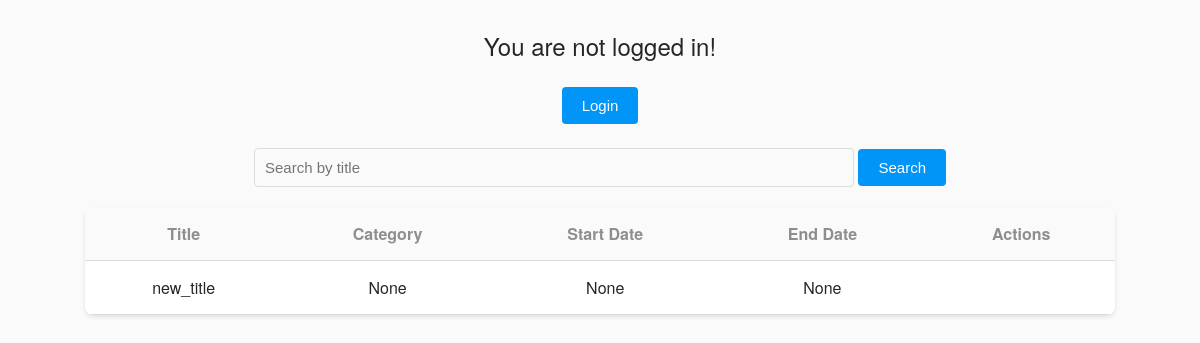
The app's page /, older data.
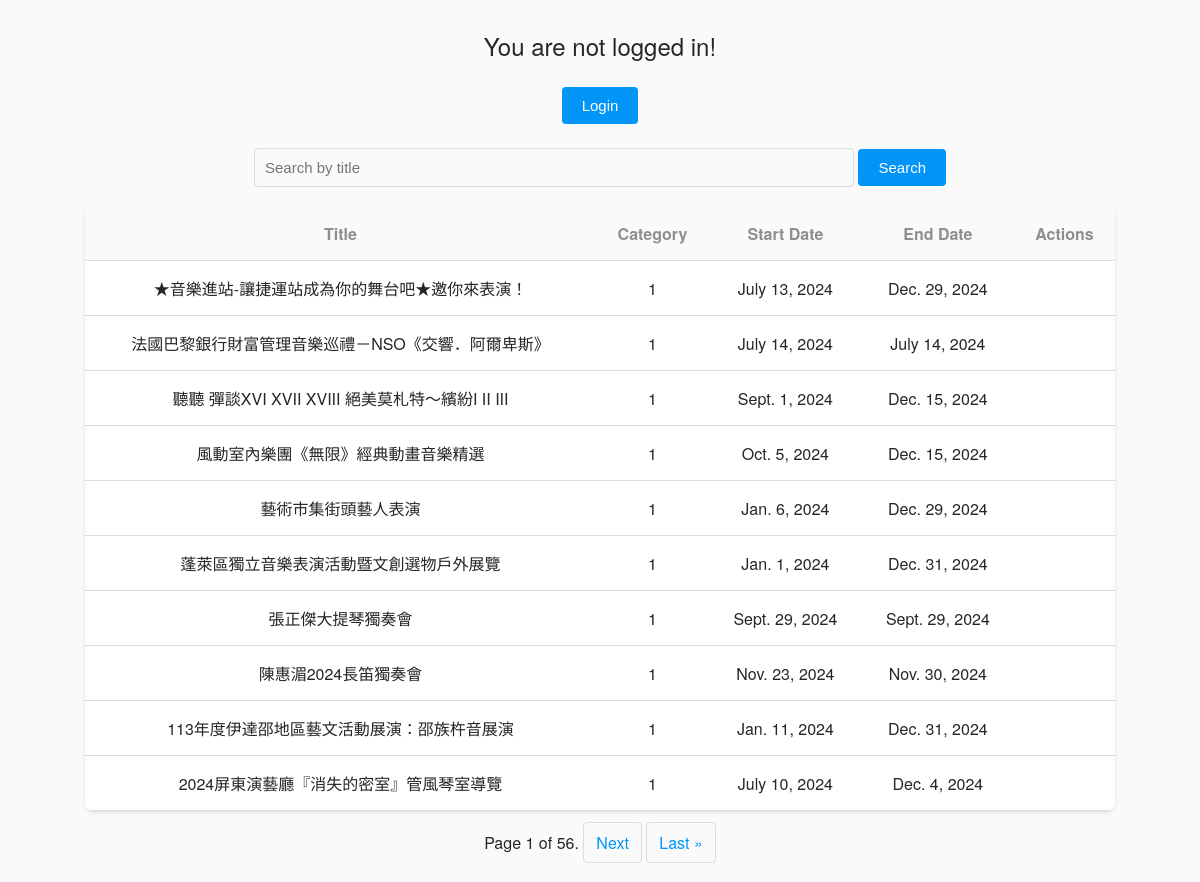
The same page, newer data.
### myapp/models.py (models this page shows)
class Event(models.Model):
    title = models.CharField(max_length=255)
    uid = models.CharField(max_length=24, unique=True, null=True)
    version = models.CharField(max_length=100, blank=True, null=True)
    category = models.CharField(max_length=100, blank=True, null=True)
    imageUrl = models.CharField(max_length=500, blank=True, null=True)
    webSales = models.CharField(max_length=255, blank=True, null=True)
    sourceWebPromote = models.CharField(max_length=255, blank=True, null=True)
    comment = models.TextField(blank=True, null=True)
    editModifyDate = models.DateTimeField(blank=True, null=True)
    sourceWebName = models.CharField(max_length=255, blank=True, null=True)
    startDate = models.DateField(blank=True, null=True)
    endDate = models.DateField(blank=True, null=True)
    hitRate = models.IntegerField(blank=True, null=True)

### myapp/views.py (the view)
# urls.py: 2. Add a URL to urlpatterns:  path('', views.home, name='home')
def home(request):
    events_list = Event.objects.all()
    paginator = Paginator(events_list, 10)  # Show 10 events per page
    page_number = request.GET.get('page')
    try:
        events = paginator.page(page_number)
    except PageNotAnInteger:
        events = paginator.page(1)
    except EmptyPage:
        events = paginator.page(paginator.num_pages)
    context = {
        'events': events,
        'user': request.user,
    }
    return render(request, 'home.html', context)

### templates/home.html (shortened to what this page needs)
{% block content %}
{% if user.is_authenticated %}
  <div class="welcome-message">
    Hello, {{ user.username }}!
  </div>
{% else %}
  <div class="welcome-message">
    <p>You are not logged in!</p>
    <form method="get" action="{% url 'login' %}">
      <button type="submit" class="login-button">Login</button>
    </form>
  </div>
{% endif %}
  <div class="search-form">
    <form method="get" action="/operation/">
      <input type="text" name="search" placeholder="Search by title" style="font-size: 15px;">
      <button type="submit" style="font-size: 15px;">Search</button>
    </form>
  </div>
  <div class="event-table-container">
    <table class="event-table">
      <thead>
        <tr>
          <th>Title</th>
          <th>Category</th>
          <th>Start Date</th>
          <th>End Date</th>
          <th>Actions</th>
        </tr>
      </thead>
      <tbody>
        {% for event in events %}
        <tr>
          <td>{{ event.title }}</td>
          <td>{{ event.category }}</td>
          <td>{{ event.startDate }}</td>
          <td>{{ event.endDate }}</td>
          <td>
          </td>
        </tr>
        {% endfor %}
      </tbody>
    </table>
  </div>
  {% if events.has_other_pages %}
    <div class="pagination">
      <span class="step-links">
        <span class="current">
          Page {{ events.number }} of {{ events.paginator.num_pages }}.
        </span>
        {% if events.has_next %}
          <a href="?page={{ events.next_page_number }}">Next</a>
          <a href="?page={{ events.paginator.num_pages }}">Last &raquo;</a>
        {% endif %}
      </span>
    </div>
  {% endif %}
{% endblock %}

### templates/home.html (style rules this page uses)
.welcome-message { margin-bottom: 20px; font-size: 24px; color: #262626; }
.search-form { margin-bottom: 20px; }
.search-form input[type="text"] { padding: 10px; width: 60%; max-width: 600px; border: 1px solid #dbdbdb; border-radius: 4px; background-color: #fafafa; }
.search-form button { padding: 10px 20px; border: none; background-color: #0095f6; color: #fff; border-radius: 4px; cursor: pointer; }
.event-table-container { display: block; text-align: center; margin: 0 auto; max-width: 90%; min-width: 600px; }
.event-table { width: 100%; margin-bottom: 20px; border-collapse: collapse; background-color: #fff; box-shadow: 0 2px 4px rgba(0, 0, 0, 0.1); border-radius: 8px; overflow: hidden; }
.event-table th, .event-table td { padding: 15px; text-align: center; border-bottom: 1px solid #dbdbdb; }
.event-table th { background-color: #fafafa; font-weight: 600; color: #8e8e8e; }
.pagination { margin-top: 20px; display: flex; justify-content: center; gap: 5px; }
.pagination a { padding: 8px 12px; text-decoration: none; color: #0095f6; border: 1px solid #dbdbdb; border-radius: 4px; }
.login-button { padding: 10px 20px; cursor: pointer; background-color: #0095f6; color: white; border: none; border-radius: 4px; font-size: 15px; }

Row changes from the older to the newer data that the page shows:
removed Event: title "new_title", category "None", startDate "None", endDate "None"
added Event: title "★音樂進站-讓捷運站成為你的舞台吧★邀你來表演！", category "1", startDate "July 13, 2024", endDate "Dec. 29, 2024"
added Event: title "法國巴黎銀行財富管理音樂巡禮－NSO《交響．阿爾卑斯》", category "1", startDate "July 14, 2024", endDate "July 14, 2024"
added Event: title "聽聽 彈談XVI XVII XVIII 絕美莫札特～繽紛I II III", category "1", startDate "Sept. 1, 2024", endDate "Dec. 15, 2024"
added Event: title "風動室內樂團《無限》經典動畫音樂精選", category "1", startDate "Oct. 5, 2024", endDate "Dec. 15, 2024"
added Event: title "藝術市集街頭藝人表演", category "1", startDate "Jan. 6, 2024", endDate "Dec. 29, 2024"
added Event: title "蓬萊區獨立音樂表演活動暨文創選物戶外展覽", category "1", startDate "Jan. 1, 2024", endDate "Dec. 31, 2024"
added Event: title "張正傑大提琴獨奏會", category "1", startDate "Sept. 29, 2024", endDate "Sept. 29, 2024"
added Event: title "陳惠湄2024長笛獨奏會", category "1", startDate "Nov. 23, 2024", endDate "Nov. 30, 2024"
added Event: title "113年度伊達邵地區藝文活動展演：邵族杵音展演", category "1", startDate "Jan. 11, 2024", endDate "Dec. 31, 2024"
added Event: title "2024屏東演藝廳『消失的密室』管風琴室導覽", category "1", startDate "July 10, 2024", endDate "Dec. 4, 2024"
Text that changed along with them:
{{ events.number }}: (not shown) → "1"
{{ events.paginator.num_pages }}: (not shown) → "56"
text now shown: "Page of . Next Last »"
